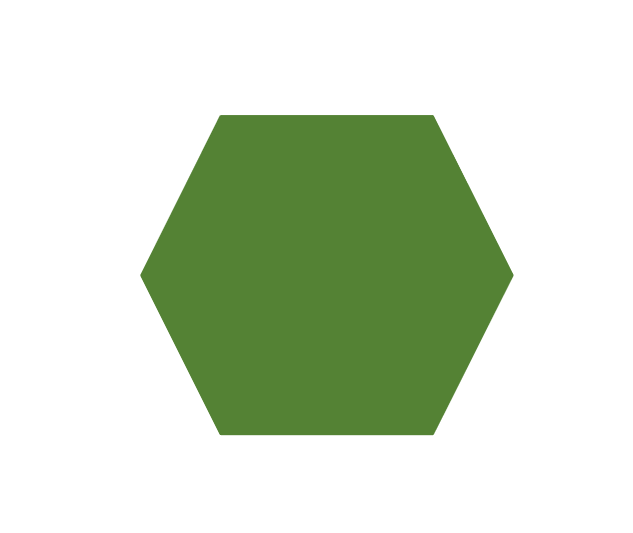
#> input picture templates/green hexagon.png, 633 x 533 px
$ python -i shape_detection.py   (imports and definitions only)
#> lines starting #> are read from the running program, lines starting #| are printed output that depends on the picture; after the words box and inside, x2 and y2 are one past the last pixel; in counts of white or black regions, pixels touching at a corner belong together
#> further down, picture is the input picture: shape (533, 633, 3); mean B, G, R 198.5, 220.2, 207.4
import cv2
import numpy as np

# --- Your existing helper functions ---
# (detect_shape, get_arrow_direction, classify_color, preprocess)
# [These remain unchanged]


def detect_shape(contour):
    shape = "unidentified"
    peri = cv2.arcLength(contour, True)
    approx = cv2.approxPolyDP(contour, 0.03 * peri, True)
    vertices = len(approx)

    if vertices == 3:
        shape = "triangle"
    elif vertices == 4:
        (x, y, w, h) = cv2.boundingRect(approx)
        ar = w / float(h)
        shape = "square" if 0.95 <= ar <= 1.05 else "rectangle"
    elif vertices == 5:
        shape = "pentagon"
    elif vertices == 6:
        shape = "hexagon"
    elif vertices > 6:
        shape = "circle"

    return shape, approx


# TODO print shape detected to console
def get_arrow_direction(contour):
    # same as before
    leftmost = tuple(contour[contour[:, :, 0].argmin()][0])
    rightmost = tuple(contour[contour[:, :, 0].argmax()][0])
    topmost = tuple(contour[contour[:, :, 1].argmin()][0])
    bottommost = tuple(contour[contour[:, :, 1].argmax()][0])

    pts = np.array([leftmost, rightmost, topmost, bottommost])
    center = np.mean(pts, axis=0)
    dists = np.linalg.norm(pts - center, axis=1)
    arrow_tip = pts[np.argmax(dists)]

    dx = arrow_tip[0] - center[0]
    dy = center[1] - arrow_tip[1]
    angle = np.degrees(np.arctan2(dy, dx))

    if -45 <= angle <= 45:
        return "left"
    elif 45 < angle <= 135:
        return "down"
    elif angle > 135 or angle < -135:
        return "right"
    else:
        return "up"


def classify_color(avg_color):
    b, g, r = avg_color
    if r > g and r > b:
        return "blue"
    elif g > r and g > b:
        return "green"
    elif b > r and b > g:
        return "red"
    else:
        return "undefined"


def color_prepreprocess(frame):
    hsv = cv2.cvtColor(frame, cv2.COLOR_BGR2HSV)
#> hsv: shape (533, 633, 3); mean H, S, V 13.4, 42.6, 220.2

    green_mask = cv2.inRange(hsv, (36, 50, 50), (90, 255, 255))
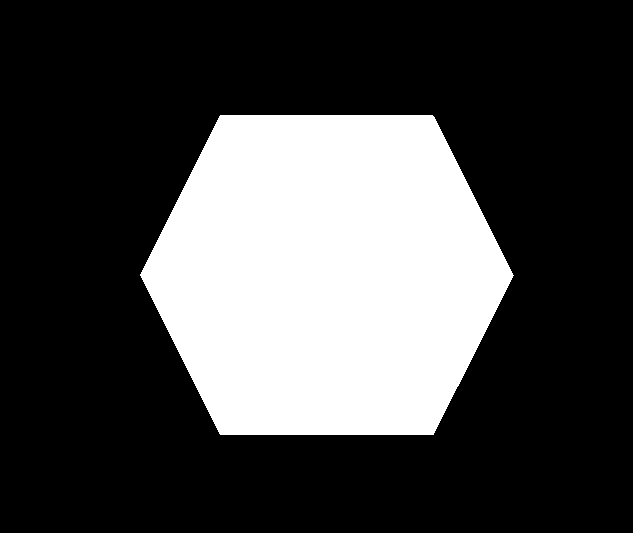
#> green_mask: shape (533, 633); 27.9% white; 1 white region, box (x1, y1, x2, y2) and area: (140, 115, 514, 435) 93975
    red_mask = cv2.inRange(hsv, (0, 50, 50), (30, 255, 255))
#> red_mask: shape (533, 633); every value is 0
    blue_mask = cv2.inRange(hsv, (100, 150, 0), (140, 255, 255))

    color = cv2.bitwise_and(frame, frame, mask=green_mask | red_mask | blue_mask)
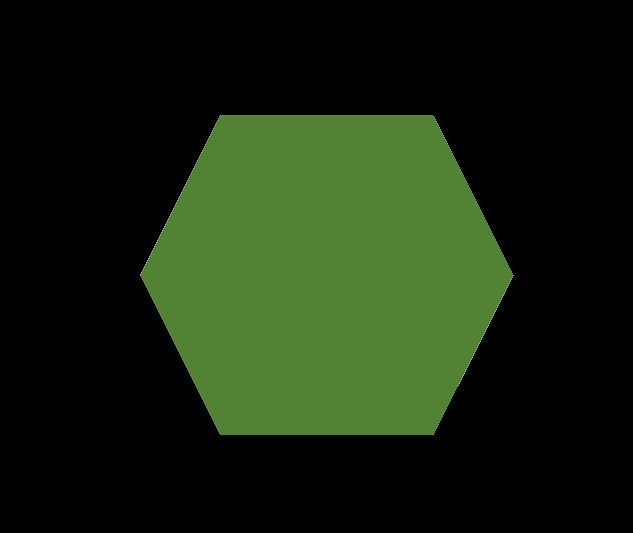
#> color: shape (533, 633, 3); mean B, G, R 14.6, 36.3, 23.5
    return color


def preprocess(frame):
    color = color_prepreprocess(frame)
    bgr = cv2.cvtColor(color, cv2.COLOR_HSV2BGR)
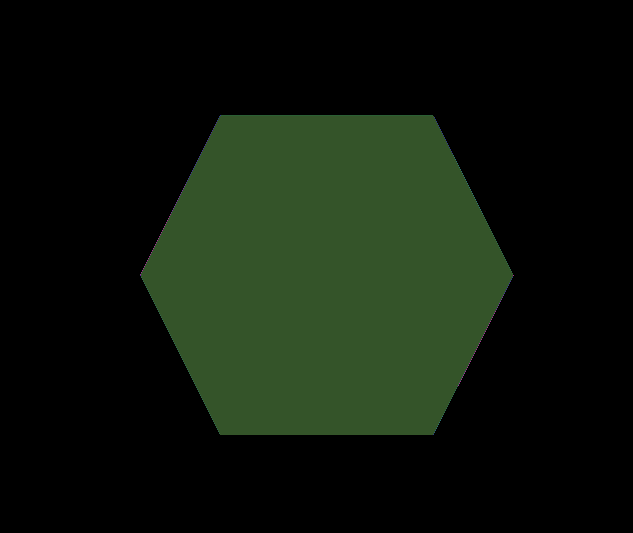
#> bgr: shape (533, 633, 3); mean B, G, R 11.5, 23.4, 14.5
    gray = cv2.cvtColor(bgr, cv2.COLOR_BGR2GRAY)
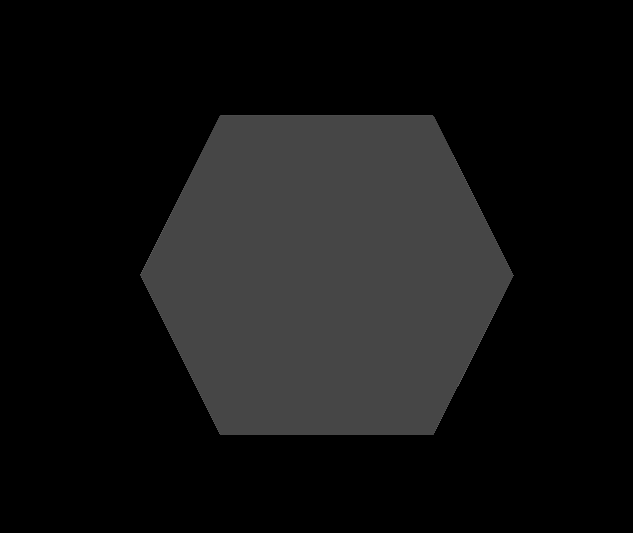
#> gray: shape (533, 633); min 0, max 94, mean 19.5
    blur = cv2.GaussianBlur(gray, (5, 5), 0)
    _, thresh = cv2.threshold(blur, 0, 255, cv2.THRESH_BINARY + cv2.THRESH_OTSU)
#> thresh: shape (533, 633); 27.9% white; 1 white region, box (x1, y1, x2, y2) and area: (140, 115, 514, 435) 93974
    thresh = cv2.morphologyEx(
        thresh, cv2.MORPH_OPEN, np.ones((5, 5), np.uint8), iterations=2
    )
#> thresh: shape (533, 633); 27.8% white; 1 white region
    return thresh


def main(frame):

    processed_frame = preprocess(frame)
    contours, hierarchy = cv2.findContours(
        processed_frame, cv2.RETR_TREE, cv2.CHAIN_APPROX_SIMPLE
    )
#> contours = 1 contour; box (x1, y1, x2, y2) and area: (142, 115, 512, 435) 93428

    if hierarchy is not None:
        hierarchy = hierarchy[0]
        for i, cnt in enumerate(contours):
            if cv2.contourArea(cnt) < 1000 and cv2.contourArea(cnt) < 200:
                continue

            # --- Shape detection & annotation ---
            outer_label, outer_poly = detect_shape(cnt)

            found_arrow = False
            arrow_label = None

            # scan all child contours of this outer one
            child_idx = [j for j, h in enumerate(hierarchy) if h[3] == i]
            for j in child_idx:
                inner = contours[j]
                inner_area = cv2.contourArea(inner)
                if inner_area < 50:
                    continue

                shape, approx_inner = detect_shape(inner)
                if shape:
                    direction = get_arrow_direction(inner)

                    arrow_label = f"arrow ({direction})"
                    found_arrow = True
                    break

            # decides what arrow and label to use
            label = arrow_label if found_arrow else outer_label
            poly = outer_poly if not found_arrow else approx_inner

            cv2.drawContours(frame, [poly], -1, (0, 255, 0), 2)
            # compute centroid
            M = cv2.moments(cnt)
            cX = int(M["m10"] / M["m00"]) if M["m00"] else 0
            cY = int(M["m01"] / M["m00"]) if M["m00"] else 0

            # draw frame
            cv2.drawContours(frame, [poly], -1, (0, 255, 0), 2)
            cv2.putText(
                frame,
                label,
                (cX - 40, cY),
                cv2.FONT_HERSHEY_SIMPLEX,
                0.6,
                (184, 227, 233),
                2,
            )

            # color
            mask = np.zeros(frame.shape[:2], dtype=np.uint8)
            cv2.drawContours(mask, [cnt], -1, 255, -1)
            avg = cv2.mean(frame, mask=mask)[:3]
            color = classify_color(tuple(map(int, avg)))
            cv2.putText(
                frame,
                color,
                (cX - 40, cY + 20),
                cv2.FONT_HERSHEY_SIMPLEX,
                0.5,
                (184, 227, 233),
                1,
            )

            break
#> this loop made 1 pass
#> (outer_label, label, cX, cY) on pass 1: ('hexagon', 'hexagon', 326, 274)
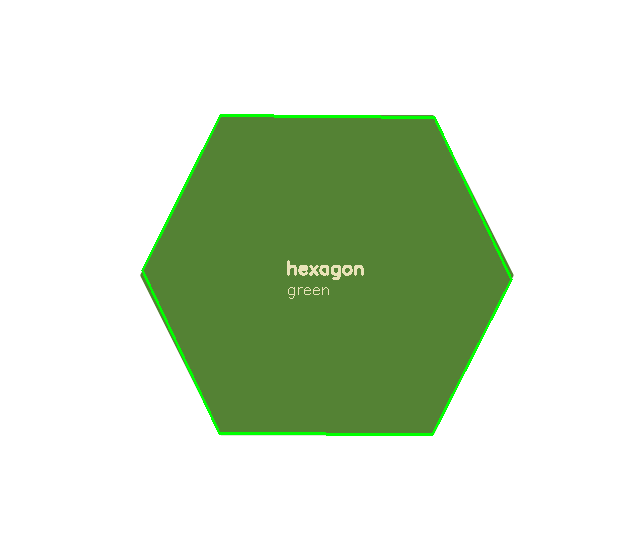
#> frame: shape (533, 633, 3); 1.11% of pixels changed, all inside (x1, y1, x2, y2) = (141, 114, 513, 436)
    return processed_frame

>>> import cv2
>>> picture = cv2.imread('templates/green hexagon.png')
>>> result = main(picture)
